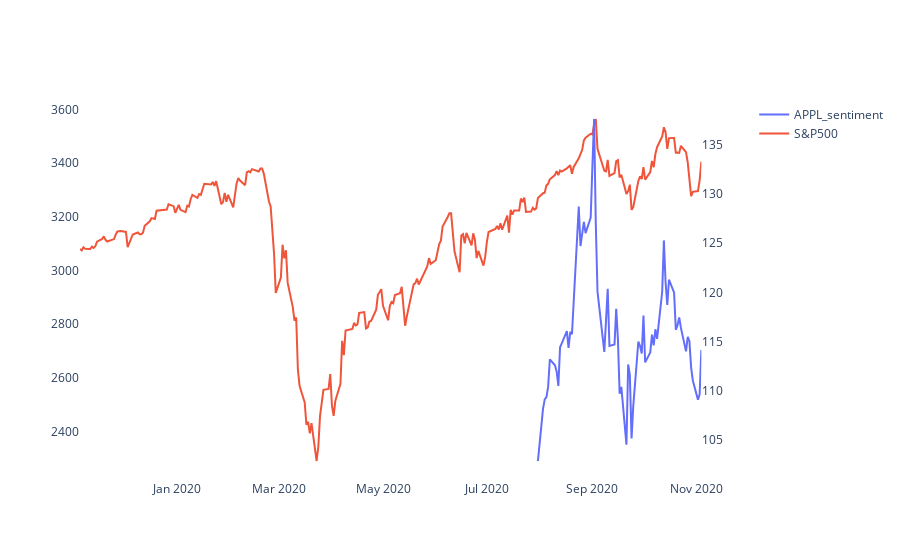

Here is the notebook cell this chart was saved with:
### Markdown cell above
### Some future visualization

### Code cell
df1['Change'] = (((df1['Open']-df1['Close'])/ df1['Open']) * 100)
df2['Change'] = (((df1['Open']-df1['Close'])/ df1['Open']) * 100)
# df1.query('Change > 1',inplace = True)
fig = make_subplots(specs = [[{"secondary_y":True}]])
fig.add_trace(go.Scatter(x = df1['Date'],y = df1["Open"],name = 'APPL_sentiment'),secondary_y=True)
fig.add_trace(go.Scatter(x = df2['Date'],y = df2["Open"],name = 'S&P500'))
fig.update_layout(paper_bgcolor = 'rgba(0,0,0,0)',plot_bgcolor = 'rgba(0,0,0,0)')
fig.show()

### Figure 1 — Plotly figure (JSON) as saved in the notebook; plotly's stock layout.template omitted (floating-point values rounded to 4 significant figures; data arrays with more than 128 entries replaced by an {"elided": "..."} marker saying what was removed)
{"data": [{"name": "APPL_sentiment", "type": "scatter", "x": ["2020-07-31", "2020-08-03", "2020-08-04", "2020-08-05", "2020-08-06", "2020-08-07", "2020-08-10", "2020-08-11", "2020-08-12", "2020-08-13", "2020-08-14", "2020-08-17", "2020-08-18", "2020-08-19", "2020-08-20", "2020-08-21", "2020-08-24", "2020-08-25", "2020-08-26", "2020-08-27", "2020-08-28", "2020-08-31", "2020-09-01", "2020-09-02", "2020-09-03", "2020-09-04", "2020-09-08", "2020-09-09", "2020-09-10", "2020-09-11", "2020-09-14", "2020-09-15", "2020-09-16", "2020-09-17", "2020-09-18", "2020-09-21", "2020-09-22", "2020-09-23", "2020-09-24", "2020-09-25", "2020-09-28", "2020-09-29", "2020-09-30", "2020-10-01", "2020-10-02", "2020-10-05", "2020-10-06", "2020-10-07", "2020-10-08", "2020-10-09", "2020-10-12", "2020-10-13", "2020-10-14", "2020-10-15", "2020-10-16", "2020-10-19", "2020-10-20", "2020-10-21", "2020-10-22", "2020-10-23", "2020-10-26", "2020-10-27", "2020-10-28", "2020-10-29", "2020-10-30", "2020-11-02", "2020-11-03", "2020-11-04"], "xaxis": "x", "y": [102.9, 108.2, 109.1, 109.4, 110.4, 113.2, 112.6, 112.0, 110.5, 114.4, 114.8, 116.1, 114.4, 116.0, 115.8, 119.3, 128.7, 124.7, 126.2, 127.1, 126.0, 127.6, 132.8, 137.6, 126.9, 120.1, 113.9, 117.3, 120.4, 114.6, 114.7, 118.3, 115.2, 109.7, 110.4, 104.5, 112.7, 111.6, 105.2, 108.4, 115.0, 114.6, 113.8, 117.6, 112.9, 113.9, 115.7, 114.6, 116.2, 115.3, 120.1, 125.3, 121, 118.7, 121.3, 120.0, 116.2, 116.7, 117.4, 116.4, 114.0, 115.5, 115.1, 112.4, 111.1, 109.1, 109.7, 114.1], "yaxis": "y2"}, {"name": "S&P500", "type": "scatter", "x": {"elided": "253 str values"}, "y": {"elided": "253 float values"}}], "layout": {"paper_bgcolor": "rgba(0,0,0,0)", "plot_bgcolor": "rgba(0,0,0,0)", "xaxis": {"anchor": "y", "domain": [0, 0.94]}, "yaxis": {"anchor": "x", "domain": [0, 1]}, "yaxis2": {"anchor": "x", "overlaying": "y", "side": "right"}}}
